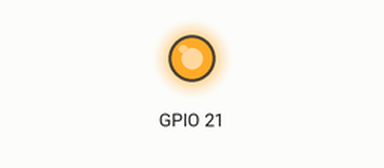
This program was run on a simulated Raspberry Pi (BCM pin numbers). Shown: output pins drawn as LEDs (lit = HIGH).

Above: at 2.5 s.
At 7.5 s:
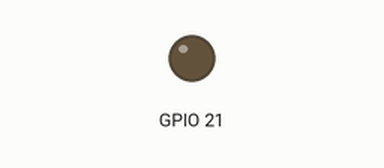
Timing chart, 0 to 13.0 s (numbered marks = the images above):
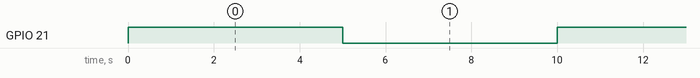

Measured:
- by itself, GPIO 21: alternates HIGH for 5.0 s and LOW for 5.0 s

The program:

blink.py
```python
import RPi.GPIO as GPIO
import time

#Config canales
GPIO.setwarnings(False)
GPIO.setmode(GPIO.BCM)
GPIO.setup(21,GPIO.OUT)
#LOOP
while True:
    GPIO.output(21,True)
    time.sleep(5)
    GPIO.output(21,False)
    time.sleep(5)
```
